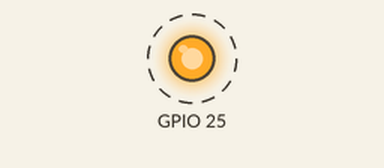
Simulated run of this program. Board: Raspberry Pi (BCM pin numbers). Shown: output pins drawn as LEDs (lit = HIGH). Dashed ring = blinking.

Above: at 0.2 s.
Timing chart, 0 to 3.0 s (numbered marks = the images above):
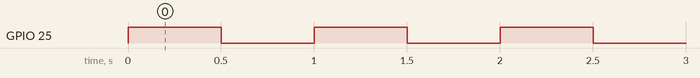

The program:

p088.py
```python
import RPi.GPIO as GPIO
import time
GPIO.setmode(GPIO.BCM)   # Uses GPIO pin numbers.
GPIO.setup(25,GPIO.OUT)  # Uses GPIO #25 as output.
while True:
    GPIO.output(25,GPIO.HIGH)
    time.sleep(0.5)
    GPIO.output(25,GPIO.LOW)
    time.sleep(0.5)
```

Measured:
- by itself, GPIO 25: alternates HIGH for 0.50 s and LOW for 0.50 s
